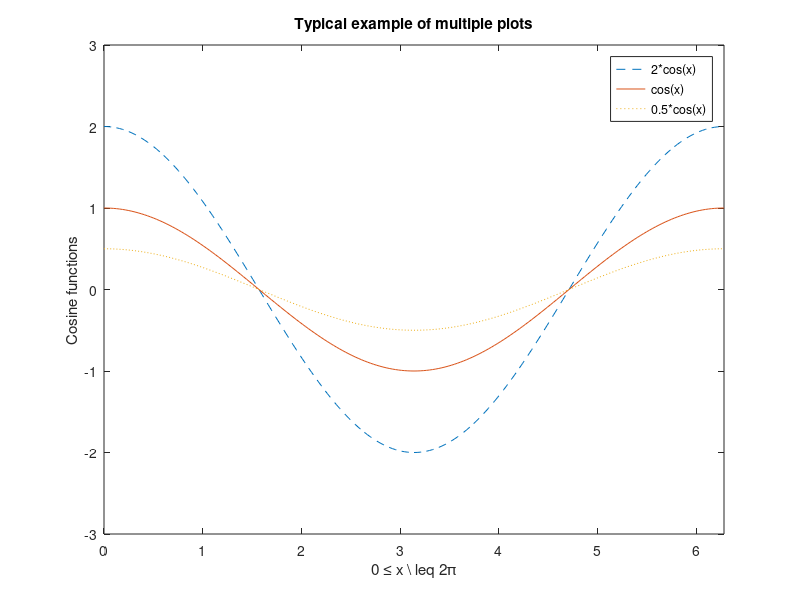

Here is the MATLAB script that generated this plot:
x = 0:pi/100:2*pi;
y1=2*cos(x);
y2=cos(x);
y3=0.5*cos(x);
plot(x, y1, '--', x, y2, '-', x, y3,':')
xlabel('0 \leq x \ leq 2\pi')
ylabel('Cosine functions')
legend('2*cos(x)', 'cos(x)', '0.5*cos(x)')
title('Typical example of multiple plots')
axis([0 2*pi -3 3])